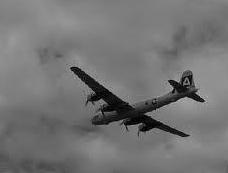
%> input picture hw6/code/image/source/aircraft.jpg, 228 x 173 px
$ octave test_2d_seg.m   (GNU Octave 9; MATLAB toolbox functions it lacks are replaced by stand-ins)
%> lines starting %> are read from the running program, lines starting %| are printed output that depends on the picture
### hw5/code/main.m
function u = main(image_path, result_image_path, options)
%> called with image_path = 'image/source/aircraft.jpg', result_image_path = 'image/result/aircraft.jpg'
    if nargin < 1
        image_path = 'image/source/noised_geometry.jpg';
    end
    if nargin < 2
        result_image_path = 'image/result/noised_geometry.jpg';
    end
    if nargin < 3
        options = struct();
    end

    addpath lib

    kernel_size = default(options, 'kernel_size', 10);
    gaussian_sigma = default(options, 'gaussian_sigma', 1);
    kernel = fspecial('gaussian', [1, 1] * kernel_size, gaussian_sigma);
    f_raw = imread(image_path);
%> f_raw is the input picture: size 173x228 uint8; min 0, max 192, mean 115.6
    if size(f_raw, 3) == 3
        f_original = double(rgb2gray(f_raw));
    else
        f_original = double(f_raw);
    end

    noise_sigma = max(max(max(f_original))) * default(options, 'noise_level', 0.01);
%> noise_sigma = 3.84
    boundaryCondition = default(options, 'boundary_cond', 'replicate');

    if default(options, 'blur', false)
        f = imfilter(f_original, kernel, boundaryCondition) + noise_sigma*randn(size(f_original));
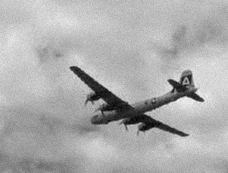
%> f: size 173x228 double; min -5.59, max 172, mean 115.5; drawn with min black and max white
    else
        f = f_original;
    end
    if default(options, 'show', false)
%         figure(7); imshow(uint8(f)), title('Before segmentation');
    end

    tic
    [u, Irgb] = solver(f, options);
    toc

    if default(options, 'show', false)
        figure(2);
        imshow([gray2rgb(uint8(f)) Irgb gray2rgb(uint8(u*255))])
        title('before - segmented - indication function')
    end
    if default(options, 'write_result', true)
        imwrite(u, result_image_path);
    end
end

% [6 lines left out: function gray2rgb, not called in this run]

### hw5/code/lib/solver.m
function [u, Irgb] = solver(f, options)
    addpath wavelet-lib

    % type of wavelet frame used: 0 is Haar; 1 is piecewise linear; 3 is piecewise cubic
    wavelet_type = default(options, 'wavelet_frame', 'pw-linear');
    switch wavelet_type
        case 'haar'
            frame = 0;
        case 'pw-linear'
            frame = 1;
        case 'pw-cubic'
            frame = 3;
        otherwise
            error('Cannot handle wavelet frame of type: %s.\n', wavelet_type);
    end
    % level of decomposition, typically 1-4.
    Level = default(options, 'wavelet_level', 2);

    [D, R] = GenerateFrameletFilter(frame);
    W  = @(x) Wfunc(x, D, Level);  % Frame decomposition
    Wt = @(y) WtFunc(y, R, Level, frame); % Frame reconstruction

    shape = size(f);
    xs = linspace(0, 1, shape(1))'; ys = linspace(0, 1, shape(2));
    v = (1 - min(xs.*(1-xs), ys.*(1-ys)) * 4) .^ default(options, 'model_init_pow', 3);

    alpha = default(options, 'model_alpha', 0.02);
    sigma = default(options, 'model_sigma', 50/255);
    Wf_n = FraDecMultiLevel2D(f/255, D, Level);
    lambda = zeros(Level*(frame+2), frame+2);
    for i = 1:frame+2
        for j = 1:frame+2
            for l = 1:Level
                lambda((l-1)*(frame+2)+i, j) = sum(sum(Wf_n{l}{i, j}.^2));
            end
        end
    end
    lambda = alpha ./ (1+sigma*lambda)

    [u, Irgb] = ADMM(lambda, f, W, Wt, v, options);
end

function y = Wfunc(x, D, level)
    y_cell = FraDecMultiLevel2D(x, D, level);
    y = cell_to_mat(y_cell);
end

function x = WtFunc(y, R, level, frame)
    y_cell = mat_to_cell(y, frame+2, level);
    x = FraRecMultiLevel2D(y_cell, R, level);
end

### hw5/code/wavelet-lib/FraDecMultiLevel2D.m
function Dec=FraDecMultiLevel2D(A,D,L)

% function Dec=FraDecMultiLevel(A,D,L)
% This function implement framelet decomposition up to level L.
% A ==== the data to be decomposed, which are in a square matrix.
% D ==== is the decomposition filter in 1D. In 2D, it is generated by tensor
% product. The filter D must be symmetric or anti-symmetric, which
% are indicated by 's' and 'a' respectively in the last cell of D.
% L ==== is the level of the decomposition.
% Dec ==== is the framlet coefficient which are in a cell.

% Written by Jian-Feng Cai.
% email: tslcaij@nus.edu.sg

nD=length(D);

kDec=A;
for k=1:L
    Dec{k}=FraDec2D(kDec,D,k);
    kDec=Dec{k}{1,1};
end

% [21 lines of commented-out code are left out]

### hw5/code/lib/cell_to_mat.m
function mat = cell_to_mat(c)
    level = numel(c);
    basisN = size(c{1}, 1);
    shape = size(c{1}{1});

    mat = zeros(shape(1)*basisN*level, shape(2)*basisN);

    for i = 1:level
        mat((i-1)*shape(1)*basisN+1:i*shape(1)*basisN, :) = cell2mat(c{i});
    end
end

### hw5/code/lib/ADMM.m
function [u, Irgb] = ADMM(lambda, f, W, Wt, u, options)
    max_itr = default(options, 'ADMM_MaxItr', 200);
    mu = default(options, 'ADMM_mu', 5);
    tor = default(options, 'ADMM_tor', 1e-5);
    outputInt = default(options, 'ADMM_outInt', 10);
    fast = default(options, 'ADMM_fast', false);
    shadow = default(options, 'solver_shadow', 'positive');
    avg = default(options, 'ADMM_avg', 0.5);
    clips = default(options, 'solver_clips', 5);

    % initialize
    d = W(u);
    v = d * 0;
    f_n = f / 255;

    c1 = 1;
    c2 = 0;
    shape = size(f);

    % iterations
    itr = 1;
    rel_err_arr = zeros(max_itr, 1);
    while itr <= max_itr
        u = Wt(d-v) - ((c1^2-c2^2)-(2*(c1-c2))*f_n) / mu;
        u = max(0, min(u, 1));

        d = soft_threshold_wrapper(lambda/mu, W(u)+v);
        avg = (max(max(u)) + min(min(u))) / 2;
        selection = u > avg;
        c1 = meanHelper(f_n, selection);
        c2 = meanHelper(f_n, ~selection);

        dv = W(u) - d;
        v = v + dv;

        rel_err = matNorm(dv)/matNorm(f_n);
        rel_err_arr(itr) = rel_err;
        fprintf('Itr % 5d, rel err: %.4e\n', itr, rel_err);
        if mod(itr, outputInt) == 0
            Irgb = contourHelper(8, shape, shadow, u-avg, f);
            title(sprintf('Iteration %d.', itr));
        end
        if mod(itr, max_itr/clips) == 0
            figure(9); subplot(1, clips, itr/(max_itr/clips))
            imagesc(u); colorbar; title(sprintf('Iteration %d.', itr))
        end
        if rel_err < tor
            break
        end
        itr = itr + 1;
    end
    fprintf('Used %d iterations, \nrelative error: %.4e.\n', itr, rel_err)

    if isfield(options, 'ADMM_save_history')
        figure(20); semilogy(1:itr-1, rel_err_arr(1:itr-1)); title('rel_err');
        save(options.ADMM_save_history, 'rel_err_arr');
    end
end

function m = meanHelper(mat, mask)
    m = sum(sum(mat(mask))) / sum(sum(mask));
end

function d = soft_threshold_wrapper(lambda, x)
    [m, n] = size(lambda);
    [p, q] = size(x);
    d = 0*x;
    mp = p / m; nq = q / n;
    for i = 1:m
        for j = 1:n
            d((i-1)*mp+1:i*mp, (j-1)*nq+1:j*nq) = soft_threshold(lambda(i, j), x((i-1)*mp+1:i*mp, (j-1)*nq+1:j*nq));
        end
    end
end

### hw5/code/lib/matNorm.m
function n = matNorm(m)
    n = sqrt(sum(sum(m.^2)));
end

### hw5/code/lib/default.m
function value = default(s, key, def_value)
    if isfield(s, key)
        value = getfield(s, key);
    else
        value = def_value;
    end
end

### hw5/code/wavelet-lib/FraRecMultiLevel2D.m
function Rec=FraRecMultiLevel2D(C,R,L)

% function Rec=FraRecMultiLevel(C,R,L)
% This function implement framelet reconstruction up to level L.
% C ==== the data to be reconstructed, which are in cells in C{i,j} with
% C{1,1} being a cell.
% R ==== is the reconstruction filter in 1D. In 2D, it is generated by tensor
% product. The filter D must be symmetric or anti-symmetric, which
% are indicated by 's' and 'a' respectively in the last cell of R.
% L ==== is the level of the decomposition.
% Rec ==== is the reconstructed data.

% Written by Jian-Feng Cai.
% email: tslcaij@nus.edu.sg

nR=length(R);

for k=L:-1:2
    C{k-1}{1,1}=FraRec2D(C{k},R,k);
end
Rec=FraRec2D(C{1},R,1);

% [28 lines of commented-out code are left out]

### hw5/code/wavelet-lib/GenerateFrameletFilter.m
function [D,R]=GenerateFrameletFilter(frame)
if frame==0          %Haar Wavelet
    D{1}=[0 1 1]/2;
    D{2}=[0 1 -1]/2;
    D{3}='cc';
    R{1}=[1 1 0]/2;
    R{2}=[-1 1 0]/2;
    R{3}='cc';
elseif frame==1      %Piecewise Linear Framelet
    D{1}=[1 2 1]/4;
    D{2}=[1 0 -1]/4*sqrt(2);
    D{3}=[-1 2 -1]/4;
    D{4}='ccc';
    R{1}=[1 2 1]/4;
    R{2}=[-1 0 1]/4*sqrt(2);
    R{3}=[-1 2 -1]/4;
    R{4}='ccc';
elseif frame==3      %Piecewise Cubic Framelet
    D{1}=[1 4 6 4 1]/16;
    D{2}=[1 2 0 -2 -1]/8;
    D{3}=[-1 0 2 0 -1]/16*sqrt(6);
    D{4}=[-1 2 0 -2 1]/8;
    D{5}=[1 -4 6 -4 1]/16;
    D{6}='ccccc';
    R{1}=[1 4 6 4 1]/16;
    R{2}=[-1 -2 0 2 1]/8;
    R{3}=[-1 0 2 0 -1]/16*sqrt(6);
    R{4}=[1 -2 0 2 -1]/8;
    R{5}=[1 -4 6 -4 1]/16;
    R{6}='ccccc';
end

### hw5/code/lib/mat_to_cell.m
function c = mat_to_cell(mat, basisN, level)
    c = cell(1, level);
    rowN = size(mat, 1) / level / basisN;
    colN = size(mat, 2) / basisN;
    for i = 1:level
        c{i} = mat2cell(mat(rowN*basisN*(i-1)+1:rowN*basisN*i, :), ...
            ones(1, basisN)*rowN, ones(1, basisN)*colN);
    end
end

### hw5/code/lib/contourHelper.m
function Irgb = contourHelper(figNum, shape, shadow, v, I)
    figure(figNum); clf;
    subplot(1, 2, 1)
    Irgb = zeros(shape(1), shape(2), 3);
    switch shadow
        case 'zero'
            selection = abs(v) < 2e-3;
            Imod1 = I; Imod2 = I; Imod3 = I;
            Imod1(selection) = 255;
            Imod2(selection) = 0;
            Imod3(selection) = 0;
            Irgb(:, :, 1) = Imod1; Irgb(:, :, 2) = Imod2; Irgb(:, :, 3) = Imod3;
        case 'positive'
            selection = v > 0;
            Imod1 = I;
            Imod1(selection) = Imod1(selection) + 100;
            Irgb(:, :, 1) = Imod1; Irgb(:, :, 2) = I; Irgb(:, :, 3) = I;
    end
    imshow(uint8(Irgb))

    subplot(1, 2, 2)
    imagesc(v); colorbar
end

### hw5/code/wavelet-lib/FraDec2D.m
function Dec=FraDec2D(A,D,L)

% function Dec=FraDec(A,D,L)
% This function implement framelet decomposition.
% A ==== the data to be decomposed, which are in a square matrix.
% D ==== is the decomposition filter in 1D. In 2D, it is generated by tensor
% product. The filter D must be symmetric or anti-symmetric, which
% are indicated by 's' and 'a' respectively in the last cell of D.
% L ==== is the level of the decomposition.
% Dec ==== is the framlet coefficient which are in a cell.

% Written by Jian-Feng Cai.
% email: tslcaij@nus.edu.sg

nD=length(D);
SorAS=D{nD};

for i=1:nD-1
    M1=D{i};
    tempi=ConvSymAsym2D(A,M1,SorAS(i),L);
    for j=1:nD-1
        M2=D{j};
        tempj=ConvSymAsym2D(tempi',M2,SorAS(j),L);
        Dec{i,j}=tempj';
        % Dec{i,j}=ConvSymAsym2D(A,M1,SorAS(i),M2,SorAS(j),L);
    end
end

### hw5/code/wavelet-lib/FraRec2D.m
function Rec=FraRec2D(C,R,L)

% function Rec=FraRec(C,R,L)
% This function implement framelet reconstruction.
% C ==== the data to be reconstructed, which are in cells in C{i,j} with
% C{1,1} being a cell.
% R ==== is the reconstruction filter in 1D. In 2D, it is generated by tensor
% product. The filter D must be symmetric or anti-symmetric, which
% are indicated by 's' and 'a' respectively in the last cell of R.
% L ==== is the level of the decomposition.
% Rec ==== is the reconstructed data.

% Written by Jian-Feng Cai.
% email: tslcaij@nus.edu.sg

nR=length(R);
SorAS=R{nR};

ImSize=size(C{1,1});
Rec=zeros(ImSize);

for i=1:nR-1
    temp=zeros(ImSize);
    for j=1:nR-1
        M2=R{j};
        temp=temp+(ConvSymAsym2D((C{i,j})',M2,SorAS(j),L))';
        % Rec=Rec+ConvSymAsym2D(C{i,j},M1,SorAS(i),M2,SorAS(j),L);
    end
    M1=R{i};
    Rec=Rec+ConvSymAsym2D(temp,M1,SorAS(i),L);
end

### hw5/code/test_2d_seg.m
clear; %clc

%%
% [5 lines of commented-out code are left out]

%%
% [6 lines of commented-out code are left out]

%%
% [6 lines of commented-out code are left out]

%%
% [11 lines of commented-out code are left out]

%%
source = 'image/source/aircraft.jpg';
result = 'image/result/aircraft.jpg';
options.ADMM_MaxItr = 3000;
options.ADMM_outInt = 5;
options.model_alpha = 10;
options.model_sigma = 100;

options.model_init_power = 2;
options.noise_level = 0.02;
options.blur = true;
options.gaussian_sigma = 0.1;

%%
options.show = true;
main(source, result, options);
%> the loop in FraDecMultiLevel2D, `for k=1:L` made 2 passes
%> pass 1, in FraDecMultiLevel2D, `kDec=Dec{k}{1,1};`:
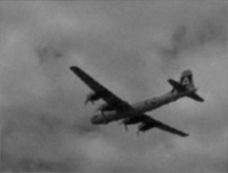
%> kDec: size 173x228 double; min 0.00862, max 0.617, mean 0.453
%> after the loop in FraDecMultiLevel2D, `for k=1:L`: Dec = 2 items
%> after the loop in solver, `for i = 1:frame+2`: lambda = [8488.1 5.98 2.01; 12.24 1.57 1.04; 3.06 1.15 1.33; 8448.1 9.03 1.37; 21.41 2.25 0.532; 3.98 1 0.447]
%> in solver, `lambda = alpha ./ (1+sigma*lambda)`: lambda = [1.18e-05 0.0167 0.0494; 0.00816 0.0634 0.0953; 0.0325 0.0859 0.0745; 1.18e-05 0.0111 0.0723; 0.00467 0.0443 0.184; 0.025 0.0986 0.219]
%> (the run ends here)
